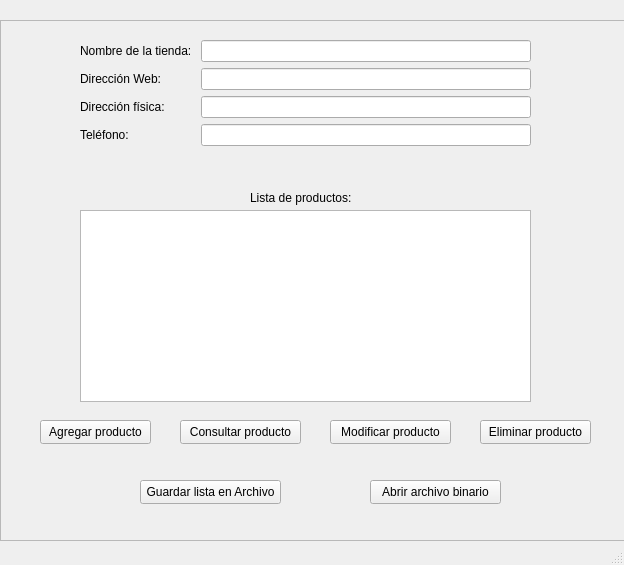
<?xml version="1.0" encoding="UTF-8"?>
<ui version="4.0">
 <class>MainWindow</class>
 <widget class="QMainWindow" name="MainWindow">
  <property name="geometry">
   <rect>
    <x>0</x>
    <y>0</y>
    <width>624</width>
    <height>565</height>
   </rect>
  </property>
  <property name="windowTitle">
   <string>MainWindow</string>
  </property>
  <widget class="QWidget" name="centralwidget">
   <widget class="QFrame" name="frame">
    <property name="geometry">
     <rect>
      <x>0</x>
      <y>20</y>
      <width>631</width>
      <height>521</height>
     </rect>
    </property>
    <property name="frameShape">
     <enum>QFrame::StyledPanel</enum>
    </property>
    <property name="frameShadow">
     <enum>QFrame::Raised</enum>
    </property>
    <widget class="QWidget" name="formLayoutWidget">
     <property name="geometry">
      <rect>
       <x>80</x>
       <y>20</y>
       <width>451</width>
       <height>122</height>
      </rect>
     </property>
     <layout class="QFormLayout" name="formLayout">
      <item row="0" column="0">
       <widget class="QLabel" name="labelNombre">
        <property name="text">
         <string>Nombre de la tienda: </string>
        </property>
       </widget>
      </item>
      <item row="1" column="0">
       <widget class="QLabel" name="labelDireccionWeb">
        <property name="text">
         <string>Dirección Web:</string>
        </property>
       </widget>
      </item>
      <item row="2" column="0">
       <widget class="QLabel" name="labelDireccionFisica">
        <property name="text">
         <string>Dirección física:</string>
        </property>
       </widget>
      </item>
      <item row="3" column="0">
       <widget class="QLabel" name="labelTelefono">
        <property name="text">
         <string>Teléfono:</string>
        </property>
       </widget>
      </item>
      <item row="0" column="1">
       <widget class="QLineEdit" name="txtNombreTienda"/>
      </item>
      <item row="1" column="1">
       <widget class="QLineEdit" name="txtDireccionWeb"/>
      </item>
      <item row="2" column="1">
       <widget class="QLineEdit" name="txtDireccionFisica"/>
      </item>
      <item row="3" column="1">
       <widget class="QLineEdit" name="txtTelefono"/>
      </item>
     </layout>
    </widget>
    <widget class="QPushButton" name="btnAgregar">
     <property name="geometry">
      <rect>
       <x>40</x>
       <y>400</y>
       <width>111</width>
       <height>24</height>
      </rect>
     </property>
     <property name="text">
      <string>Agregar producto</string>
     </property>
    </widget>
    <widget class="QPushButton" name="btnConsultar">
     <property name="geometry">
      <rect>
       <x>180</x>
       <y>400</y>
       <width>121</width>
       <height>24</height>
      </rect>
     </property>
     <property name="text">
      <string>Consultar producto</string>
     </property>
    </widget>
    <widget class="QPushButton" name="btnModificar">
     <property name="geometry">
      <rect>
       <x>330</x>
       <y>400</y>
       <width>121</width>
       <height>24</height>
      </rect>
     </property>
     <property name="text">
      <string>Modificar producto</string>
     </property>
    </widget>
    <widget class="QPushButton" name="btnEliminar">
     <property name="geometry">
      <rect>
       <x>480</x>
       <y>400</y>
       <width>111</width>
       <height>24</height>
      </rect>
     </property>
     <property name="text">
      <string>Eliminar producto</string>
     </property>
    </widget>
    <widget class="QPushButton" name="btnAbrirArchivo">
     <property name="geometry">
      <rect>
       <x>370</x>
       <y>460</y>
       <width>131</width>
       <height>24</height>
      </rect>
     </property>
     <property name="text">
      <string>Abrir archivo binario</string>
     </property>
    </widget>
    <widget class="QListWidget" name="lista">
     <property name="geometry">
      <rect>
       <x>80</x>
       <y>190</y>
       <width>451</width>
       <height>192</height>
      </rect>
     </property>
    </widget>
    <widget class="QLabel" name="labelInformativo">
     <property name="geometry">
      <rect>
       <x>250</x>
       <y>170</y>
       <width>111</width>
       <height>16</height>
      </rect>
     </property>
     <property name="text">
      <string>Lista de productos:</string>
     </property>
    </widget>
    <widget class="QPushButton" name="btnGuardarArchivo">
     <property name="geometry">
      <rect>
       <x>140</x>
       <y>460</y>
       <width>141</width>
       <height>24</height>
      </rect>
     </property>
     <property name="text">
      <string>Guardar lista en Archivo</string>
     </property>
    </widget>
   </widget>
  </widget>
  <widget class="QMenuBar" name="menubar">
   <property name="geometry">
    <rect>
     <x>0</x>
     <y>0</y>
     <width>624</width>
     <height>21</height>
    </rect>
   </property>
  </widget>
  <widget class="QStatusBar" name="statusbar"/>
 </widget>
 <resources/>
 <connections/>
</ui>
